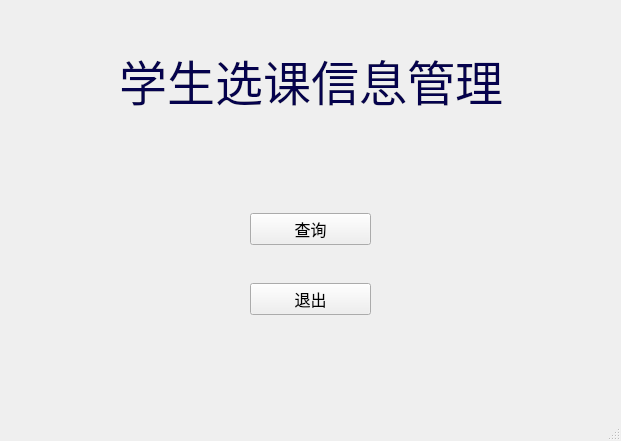
<?xml version="1.0" encoding="UTF-8"?>
<ui version="4.0">
 <class>MainWindow</class>
 <widget class="QMainWindow" name="MainWindow">
  <property name="geometry">
   <rect>
    <x>0</x>
    <y>0</y>
    <width>621</width>
    <height>441</height>
   </rect>
  </property>
  <property name="windowTitle">
   <string>学生信息管理</string>
  </property>
  <widget class="QWidget" name="centralwidget">
   <layout class="QVBoxLayout" name="verticalLayout_3">
    <item>
     <layout class="QVBoxLayout" name="verticalLayout" stretch="2,3,5">
      <item>
       <spacer name="verticalSpacer">
        <property name="orientation">
         <enum>Qt::Vertical</enum>
        </property>
        <property name="sizeHint" stdset="0">
         <size>
          <width>20</width>
          <height>40</height>
         </size>
        </property>
       </spacer>
      </item>
      <item>
       <layout class="QHBoxLayout" name="horizontalLayout">
        <item>
         <spacer name="horizontalSpacer">
          <property name="orientation">
           <enum>Qt::Horizontal</enum>
          </property>
          <property name="sizeHint" stdset="0">
           <size>
            <width>40</width>
            <height>20</height>
           </size>
          </property>
         </spacer>
        </item>
        <item>
         <widget class="QLabel" name="label">
          <property name="font">
           <font>
            <family>华文行楷</family>
            <pointsize>36</pointsize>
            <italic>false</italic>
            <bold>false</bold>
           </font>
          </property>
          <property name="styleSheet">
           <string notr="true">color: rgb(5, 2, 77);
font: 36pt &quot;华文行楷&quot;;</string>
          </property>
          <property name="text">
           <string>学生选课信息管理</string>
          </property>
          <property name="alignment">
           <set>Qt::AlignCenter</set>
          </property>
         </widget>
        </item>
        <item>
         <spacer name="horizontalSpacer_2">
          <property name="orientation">
           <enum>Qt::Horizontal</enum>
          </property>
          <property name="sizeHint" stdset="0">
           <size>
            <width>40</width>
            <height>20</height>
           </size>
          </property>
         </spacer>
        </item>
       </layout>
      </item>
      <item>
       <spacer name="verticalSpacer_2">
        <property name="orientation">
         <enum>Qt::Vertical</enum>
        </property>
        <property name="sizeHint" stdset="0">
         <size>
          <width>20</width>
          <height>40</height>
         </size>
        </property>
       </spacer>
      </item>
     </layout>
    </item>
    <item>
     <layout class="QVBoxLayout" name="verticalLayout_2" stretch="3,1,0,3">
      <item>
       <layout class="QHBoxLayout" name="horizontalLayout_2" stretch="6,3,6">
        <item>
         <spacer name="horizontalSpacer_5">
          <property name="orientation">
           <enum>Qt::Horizontal</enum>
          </property>
          <property name="sizeHint" stdset="0">
           <size>
            <width>40</width>
            <height>20</height>
           </size>
          </property>
         </spacer>
        </item>
        <item>
         <widget class="QPushButton" name="inquire">
          <property name="font">
           <font>
            <pointsize>12</pointsize>
           </font>
          </property>
          <property name="text">
           <string>查询</string>
          </property>
         </widget>
        </item>
        <item>
         <spacer name="horizontalSpacer_6">
          <property name="orientation">
           <enum>Qt::Horizontal</enum>
          </property>
          <property name="sizeHint" stdset="0">
           <size>
            <width>40</width>
            <height>20</height>
           </size>
          </property>
         </spacer>
        </item>
       </layout>
      </item>
      <item>
       <spacer name="verticalSpacer_3">
        <property name="orientation">
         <enum>Qt::Vertical</enum>
        </property>
        <property name="sizeHint" stdset="0">
         <size>
          <width>20</width>
          <height>40</height>
         </size>
        </property>
       </spacer>
      </item>
      <item>
       <layout class="QHBoxLayout" name="horizontalLayout_3" stretch="6,3,6">
        <item>
         <spacer name="horizontalSpacer_7">
          <property name="orientation">
           <enum>Qt::Horizontal</enum>
          </property>
          <property name="sizeHint" stdset="0">
           <size>
            <width>40</width>
            <height>20</height>
           </size>
          </property>
         </spacer>
        </item>
        <item>
         <widget class="QPushButton" name="exit">
          <property name="font">
           <font>
            <pointsize>12</pointsize>
           </font>
          </property>
          <property name="text">
           <string>退出</string>
          </property>
         </widget>
        </item>
        <item>
         <spacer name="horizontalSpacer_8">
          <property name="orientation">
           <enum>Qt::Horizontal</enum>
          </property>
          <property name="sizeHint" stdset="0">
           <size>
            <width>40</width>
            <height>20</height>
           </size>
          </property>
         </spacer>
        </item>
       </layout>
      </item>
      <item>
       <spacer name="verticalSpacer_4">
        <property name="orientation">
         <enum>Qt::Vertical</enum>
        </property>
        <property name="sizeHint" stdset="0">
         <size>
          <width>20</width>
          <height>40</height>
         </size>
        </property>
       </spacer>
      </item>
     </layout>
    </item>
   </layout>
  </widget>
  <widget class="QMenuBar" name="menubar">
   <property name="geometry">
    <rect>
     <x>0</x>
     <y>0</y>
     <width>621</width>
     <height>17</height>
    </rect>
   </property>
  </widget>
  <widget class="QStatusBar" name="statusbar"/>
 </widget>
 <resources/>
 <connections/>
</ui>
